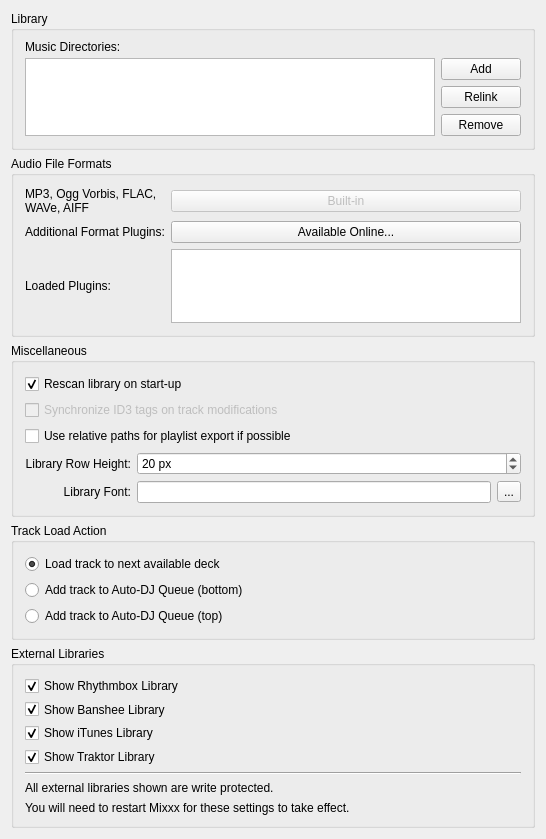
<?xml version="1.0" encoding="UTF-8"?>
<ui version="4.0">
 <class>DlgPrefLibraryDlg</class>
 <widget class="QWidget" name="DlgPrefLibraryDlg">
  <property name="geometry">
   <rect>
    <x>0</x>
    <y>0</y>
    <width>546</width>
    <height>791</height>
   </rect>
  </property>
  <property name="windowTitle">
   <string notr="true">Library Preferences</string>
  </property>
  <layout class="QVBoxLayout" name="verticalLayout">
   <item>
    <widget class="QGroupBox" name="groupBoxLibrary">
     <property name="title">
      <string>Library</string>
     </property>
     <layout class="QGridLayout" name="gridLayout">
      <item row="0" column="0">
       <widget class="QLabel" name="TextLabel3_2">
        <property name="enabled">
         <bool>true</bool>
        </property>
        <property name="minimumSize">
         <size>
          <width>100</width>
          <height>10</height>
         </size>
        </property>
        <property name="font">
         <font/>
        </property>
        <property name="text">
         <string>Music Directories:</string>
        </property>
        <property name="wordWrap">
         <bool>false</bool>
        </property>
        <property name="buddy">
         <cstring>dirList</cstring>
        </property>
       </widget>
      </item>
      <item row="3" column="1">
       <widget class="QPushButton" name="PushButtonRemoveDir">
        <property name="font">
         <font/>
        </property>
        <property name="toolTip">
         <string>If removed, Mixxx will no longer watch this directory and its subdirectories for new tracks.</string>
        </property>
        <property name="text">
         <string>Remove</string>
        </property>
       </widget>
      </item>
      <item row="1" column="0" rowspan="3">
       <widget class="QListView" name="dirList">
        <property name="editTriggers">
         <set>QAbstractItemView::NoEditTriggers</set>
        </property>
        <property name="iconSize">
         <size>
          <width>16</width>
          <height>16</height>
         </size>
        </property>
        <property name="uniformItemSizes">
         <bool>true</bool>
        </property>
       </widget>
      </item>
      <item row="1" column="1">
       <widget class="QPushButton" name="PushButtonAddDir">
        <property name="font">
         <font/>
        </property>
        <property name="toolTip">
         <string>Add a directory where your music is stored. Mixxx will watch this directory and its subdirectories for new tracks.</string>
        </property>
        <property name="text">
         <string>Add</string>
        </property>
       </widget>
      </item>
      <item row="2" column="1">
       <widget class="QPushButton" name="PushButtonRelocateDir">
        <property name="toolTip">
         <string>If an existing music directory is moved, Mixxx doesn't know where to find the audio files in it. Choose Relink to select the music directory in its new location. &lt;br/&gt; This will re-establish the links to the audio files in the Mixxx library.</string>
        </property>
        <property name="text">
         <string extracomment="This will re-establish the links to the audio files in the Mixxx database if you move an music directory to a new location.">Relink</string>
        </property>
       </widget>
      </item>
     </layout>
    </widget>
   </item>
   <item>
    <widget class="QGroupBox" name="groupBox">
     <property name="title">
      <string>Audio File Formats</string>
     </property>
     <property name="flat">
      <bool>false</bool>
     </property>
     <layout class="QGridLayout" name="gridLayout_2">
      <item row="1" column="0">
       <widget class="QLabel" name="label">
        <property name="text">
         <string>Additional Format Plugins:</string>
        </property>
       </widget>
      </item>
      <item row="0" column="0">
       <widget class="QLabel" name="label_2">
        <property name="text">
         <string>MP3, Ogg Vorbis, FLAC, WAVe, AIFF</string>
        </property>
        <property name="wordWrap">
         <bool>true</bool>
        </property>
       </widget>
      </item>
      <item row="0" column="1">
       <widget class="QPushButton" name="pushButton">
        <property name="enabled">
         <bool>false</bool>
        </property>
        <property name="text">
         <string>Built-in</string>
        </property>
       </widget>
      </item>
      <item row="1" column="1">
       <widget class="QPushButton" name="pushButtonExtraPlugins">
        <property name="text">
         <string>Available Online...</string>
        </property>
       </widget>
      </item>
      <item row="2" column="0">
       <widget class="QLabel" name="label_3">
        <property name="text">
         <string>Loaded Plugins:</string>
        </property>
       </widget>
      </item>
      <item row="2" column="1">
        <widget class="QListView" name="pluginsListView">
        <property name="uniformItemSizes">
         <bool>true</bool>
        </property>
       </widget>
      </item>
     </layout>
    </widget>
   </item>
   <item>
    <widget class="QGroupBox" name="groupBox_2">
     <property name="title">
      <string>Miscellaneous</string>
     </property>
     <layout class="QGridLayout" name="gridLayout_4">
      <item row="4" column="0">
       <widget class="QLabel" name="libraryFontLabel">
        <property name="text">
         <string>Library Font:</string>
        </property>
        <property name="alignment">
         <set>Qt::AlignRight|Qt::AlignTrailing|Qt::AlignVCenter</set>
        </property>
       </widget>
      </item>
      <item row="3" column="0">
       <widget class="QLabel" name="rowHeightLabel">
        <property name="text">
         <string>Library Row Height:</string>
        </property>
        <property name="alignment">
         <set>Qt::AlignRight|Qt::AlignTrailing|Qt::AlignVCenter</set>
        </property>
       </widget>
      </item>
      <item row="1" column="0" colspan="2">
       <widget class="QCheckBox" name="checkbox_ID3_sync">
        <property name="enabled">
         <bool>false</bool>
        </property>
        <property name="text">
         <string>Synchronize ID3 tags on track modifications</string>
        </property>
       </widget>
      </item>
      <item row="2" column="0" colspan="2">
       <widget class="QCheckBox" name="checkBox_use_relative_path">
        <property name="text">
         <string>Use relative paths for playlist export if possible</string>
        </property>
       </widget>
      </item>
      <item row="0" column="0" colspan="2">
       <widget class="QCheckBox" name="checkBox_library_scan">
        <property name="text">
         <string>Rescan library on start-up</string>
        </property>
        <property name="checked">
         <bool>true</bool>
        </property>
       </widget>
      </item>
      <item row="4" column="2">
       <widget class="QToolButton" name="libraryFontButton">
        <property name="text">
         <string>...</string>
        </property>
       </widget>
      </item>
      <item row="3" column="1" colspan="2">
       <widget class="QSpinBox" name="spinBoxRowHeight">
        <property name="suffix">
         <string> px</string>
        </property>
        <property name="minimum">
         <number>5</number>
        </property>
        <property name="maximum">
         <number>100</number>
        </property>
        <property name="value">
         <number>20</number>
        </property>
       </widget>
      </item>
      <item row="4" column="1">
       <widget class="QLineEdit" name="libraryFont">
        <property name="readOnly">
         <bool>true</bool>
        </property>
       </widget>
      </item>
     </layout>
    </widget>
   </item>
   <item>
    <widget class="QGroupBox" name="groupBox_4">
     <property name="toolTip">
      <string/>
     </property>
     <property name="title">
      <string extracomment="Sets default action when double-clicking a track in the library.">Track Load Action</string>
     </property>
     <layout class="QGridLayout" name="gridLayout_3">
      <item row="2" column="0">
       <widget class="QRadioButton" name="radioButton_dbclick_top">
        <property name="text">
         <string>Add track to Auto-DJ Queue (top)</string>
        </property>
       </widget>
      </item>
      <item row="0" column="0">
       <widget class="QRadioButton" name="radioButton_dbclick_deck">
        <property name="text">
         <string>Load track to next available deck</string>
        </property>
        <property name="checked">
         <bool>true</bool>
        </property>
       </widget>
      </item>
      <item row="1" column="0">
       <widget class="QRadioButton" name="radioButton_dbclick_bottom">
        <property name="text">
         <string>Add track to Auto-DJ Queue (bottom)</string>
        </property>
       </widget>
      </item>
     </layout>
    </widget>
   </item>
   <item>
    <widget class="QGroupBox" name="groupBox_3">
     <property name="title">
      <string>External Libraries</string>
     </property>
     <layout class="QGridLayout" name="gridLayout_5">
      <item row="8" column="0">
       <widget class="QLabel" name="label_10">
        <property name="text">
         <string>You will need to restart Mixxx for these settings to take effect.</string>
        </property>
       </widget>
      </item>
      <item row="0" column="0">
       <widget class="QCheckBox" name="checkBox_show_rhythmbox">
        <property name="text">
         <string>Show Rhythmbox Library</string>
        </property>
        <property name="checked">
         <bool>true</bool>
        </property>
       </widget>
      </item>
      <item row="1" column="0">
       <widget class="QCheckBox" name="checkBox_show_banshee">
        <property name="text">
         <string>Show Banshee Library</string>
        </property>
        <property name="checked">
         <bool>true</bool>
        </property>
       </widget>
      </item>
      <item row="2" column="0">
       <widget class="QCheckBox" name="checkBox_show_itunes">
        <property name="text">
         <string>Show iTunes Library</string>
        </property>
        <property name="checked">
         <bool>true</bool>
        </property>
       </widget>
      </item>
      <item row="4" column="0">
       <widget class="QCheckBox" name="checkBox_show_traktor">
        <property name="text">
         <string>Show Traktor Library</string>
        </property>
        <property name="checked">
         <bool>true</bool>
        </property>
       </widget>
      </item>
      <item row="6" column="0">
       <widget class="QLabel" name="label_4">
        <property name="text">
         <string>All external libraries shown are write protected.</string>
        </property>
       </widget>
      </item>
      <item row="5" column="0">
       <widget class="Line" name="line">
        <property name="orientation">
         <enum>Qt::Horizontal</enum>
        </property>
       </widget>
      </item>
     </layout>
    </widget>
   </item>
   <item>
    <spacer name="verticalSpacer">
     <property name="orientation">
      <enum>Qt::Vertical</enum>
     </property>
     <property name="sizeHint" stdset="0">
      <size>
       <width>20</width>
       <height>40</height>
      </size>
     </property>
    </spacer>
   </item>
  </layout>
 </widget>
 <layoutdefault spacing="6" margin="11"/>
 <tabstops>
  <tabstop>dirList</tabstop>
  <tabstop>PushButtonAddDir</tabstop>
  <tabstop>PushButtonRelocateDir</tabstop>
  <tabstop>PushButtonRemoveDir</tabstop>
  <tabstop>pushButton</tabstop>
  <tabstop>pushButtonExtraPlugins</tabstop>
  <tabstop>checkBox_library_scan</tabstop>
  <tabstop>checkbox_ID3_sync</tabstop>
  <tabstop>checkBox_use_relative_path</tabstop>
  <tabstop>checkBox_show_rhythmbox</tabstop>
  <tabstop>checkBox_show_banshee</tabstop>
  <tabstop>checkBox_show_itunes</tabstop>
  <tabstop>checkBox_show_traktor</tabstop>
 </tabstops>
 <resources/>
 <connections/>
</ui>
